Frame 1 (no input): blank canvas, image omitted
Frame 60 (the mouse pressed at the canvas centre just before this capture): blank canvas, image omitted
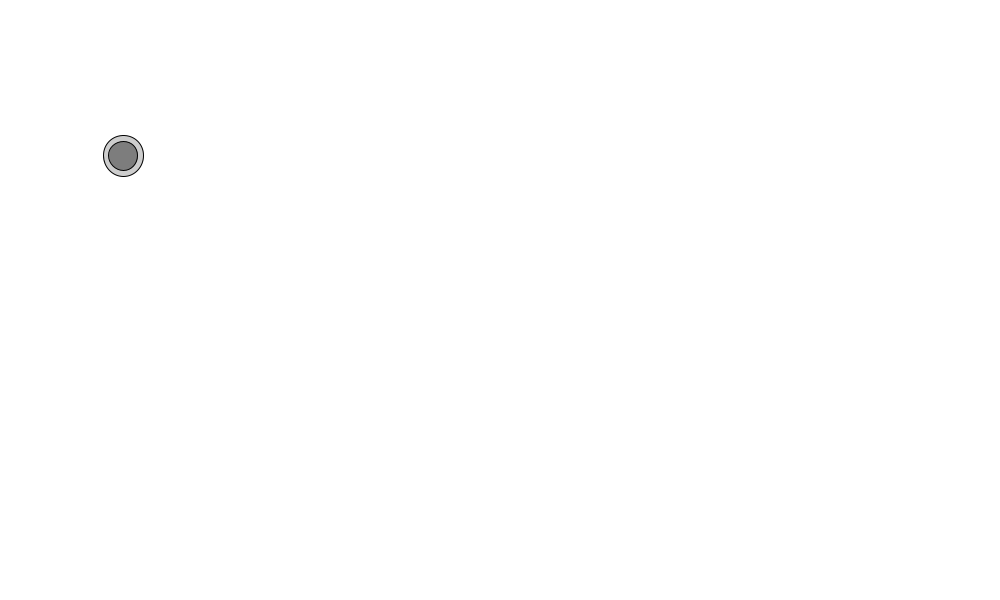
Frame 120 (the mouse held since frame 60 and released just before this capture)

The Processing sketch whose frames 1 and 60 were blank and that drew this single picture after the mouse press (run headless with seeded random() and noise(); from frame 60 on, the mouse is pressed at the canvas centre):

// Processing sketch: press_show_random_bubble
// ── press_show_random_bubble.pde
Bubble[] bubbles=new Bubble[300];
int bubbleno=0;

void setup(){
  size(1000,600);
}

void draw()
{
  background(255,255,255);
  for(int i=0;i<bubbleno;i++)
  {
    bubbles[i].drawBubble();
  }
}

void mousePressed(){
  bubbles[bubbleno]=randombubble();
  bubbleno++;
}

Bubble randombubble()
{
  Bubble bubble=new Bubble();
  return bubble;
}

class Bubble
{
  float x;
  float y;
  float innerra;
  float outra;
  float speed;
  Bubble(float x,float y,float innerra,float outra,float speed){
  this.x=x;
  this.y=y;
  this.innerra=innerra;
  this.outra=outra;
  this.speed=speed;
  }
  Bubble(){
  this.x=random(0,width);
  this.y=random(0,height);
  this.innerra=random(10,30);
  this.outra=random(35,60);
  this.speed=random(1,10);
  if(this.x>=width/2) this.speed=0-this.speed;
  }
  void drawBubble()
  {
    this.x+=this.speed;
    stroke(1); 
    fill(0,0,0,50);
    ellipseMode(CENTER);
    ellipse(x,y,outra,outra);
    stroke(1); 
    fill(0,0,0,100);
    ellipseMode(CENTER);
    ellipse(x,y,innerra,innerra);
  }
}
